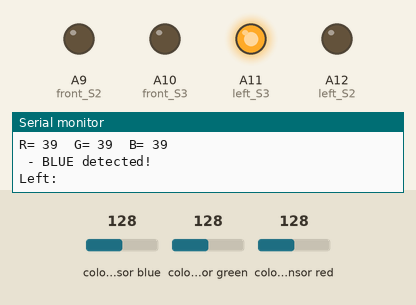
This sketch was run on a simulated Arduino Mega 2560, built with avr-gcc and run on an emulated ATmega2560. On the bench: output pins drawn as LEDs (lit = HIGH), the last lines printed to the serial monitor. Wiring (inferred from the names in the program): TCS3200 colour sensor: output A13; S2 A8; S3 A7. Dashed ring = blinking. Inputs (shaded band) come from the test bench; at power-on: colour sensor red 128, colour sensor blue 128, colour sensor green 128.

Above: at 1.2 s.
1.3 s: colour sensor red set to 5
At 1.9 s:
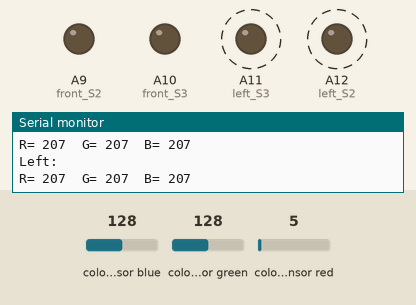
Timing chart, 0 to 10.3 s (numbered marks = the images above; inputs shaded):
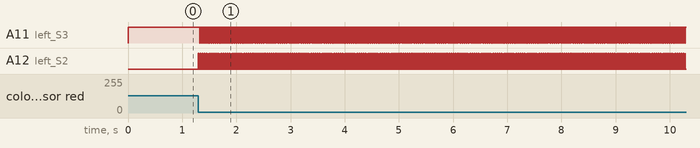

The sketch:

colorMapping.ino
```cpp
/*
Author: Saad Ur Rehman
Email: saad.ur.rehman77@gmail.com
*/

unsigned int front_sensorOut = A14;
unsigned int front_S2 = A9;
unsigned int front_S3 = A10;

unsigned int left_sensorOut = A13;
unsigned int left_S2 = A12;
unsigned int left_S3 = A11;

unsigned int right_sensorOut = A15;
unsigned int right_S2 = A8;
unsigned int right_S3 = A7;

int frequency = 0;
int redColor = 0;
int greenColor = 0;
int blueColor = 0;

void setup() {
  pinMode(front_S2, OUTPUT);
  pinMode(front_S3, OUTPUT);
  pinMode(front_sensorOut, INPUT);

  pinMode(right_S2, OUTPUT);
  pinMode(right_S3, OUTPUT);
  pinMode(right_sensorOut, INPUT);

  pinMode(left_S2, OUTPUT);
  pinMode(left_S3, OUTPUT);
  pinMode(left_sensorOut, INPUT);

  Serial.begin(9600);
}

void loop() {

  //  //Front Color Sensor
  //  Serial.println("\nFront: ");
  //  digitalWrite(front_S2, LOW);
  //  digitalWrite(front_S3, LOW);
  //  // Reading the output frequency
  //  frequency = pulseIn(front_sensorOut, LOW);
  //  frequency = map(frequency, 25, 72, 255, 0);
  //  Serial.print("R= ");//printing name
  //  Serial.print(frequency);//printing RED color frequency
  //  Serial.print("  ");
  //
  //  digitalWrite(front_S2, HIGH);
  //  digitalWrite(front_S3, HIGH);
  //  // Reading the output frequency
  //  frequency = pulseIn(front_sensorOut, LOW);
  //  frequency = map(frequency, 25, 72, 255, 0);
  //  // Printing the value on the serial monitor
  //  Serial.print("G= ");//printing name
  //  Serial.print(frequency);//printing RED color frequency
  //  Serial.print("  ");
  //
  //  digitalWrite(front_S2, LOW);
  //  digitalWrite(front_S3, HIGH);
  //  // Reading the output frequency
  //  frequency = pulseIn(front_sensorOut, LOW);
  //  frequency = map(frequency, 25, 72, 255, 0);
  //  // Printing the value on the serial monitor
  //  Serial.print("B= ");//printing name
  //  Serial.print(frequency);//printing RED color frequency
  //  Serial.println("  ");
  //
  //
  //Left Color Sensor
    Serial.println("Left: ");
    digitalWrite(left_S2, LOW);
    digitalWrite(left_S3, LOW);
    // Reading the output frequency
    frequency = pulseIn(left_sensorOut, LOW);
    redColor = map(frequency, 29, 36, 255, 0);
    // Printing the value on the serial monitor
    Serial.print("R= ");//printing name
    Serial.print(frequency);//printing RED color frequency
    Serial.print("  ");

    digitalWrite(left_S2, HIGH);
    digitalWrite(left_S3, HIGH);
    // Reading the output frequency
    frequency = pulseIn(left_sensorOut, LOW);
    greenColor = map(frequency, 100, 199, 255, 0);
    // Printing the value on the serial monitor
    Serial.print("G= ");//printing name
    Serial.print(frequency);//printing Green
    Serial.print("  ");

    digitalWrite(left_S2, LOW);
    digitalWrite(left_S3, HIGH);
    // Reading the output frequency
    frequency = pulseIn(left_sensorOut, LOW);
    blueColor = map(frequency, 173, 180, 255, 0);
    // Printing the value on the serial monitor
    Serial.print("B= ");//printing name
    Serial.print(frequency);//printing Blue
    Serial.println("  ");

  //Right Color Sensor
//  Serial.println("Right: ");
//  digitalWrite(right_S2, LOW);
//  digitalWrite(right_S3, LOW);
//  // Reading the output frequency
//  frequency = pulseIn(right_sensorOut, LOW);
//  redColor = map(frequency, 6, 28, 255, 0);
//  // Printing the value on the serial monitor
//  Serial.print("R= ");//printing name
//  Serial.print(frequency);//printing RED color frequency
//  Serial.print("  ");
//
//  digitalWrite(right_S2, HIGH);
//  digitalWrite(right_S3, HIGH);
//  // Reading the output frequency
//  frequency = pulseIn(right_sensorOut, LOW);
//  greenColor = map(frequency, 100, 199, 255, 0);
//  // Printing the value on the serial monitor
//  Serial.print("G= ");//printing name
//  Serial.print(frequency);//printing Green
//  Serial.print("  ");
//
//  digitalWrite(right_S2, LOW);
//  digitalWrite(right_S3, HIGH);
//  // Reading the output frequency
//  frequency = pulseIn(right_sensorOut, LOW);
//  blueColor = map(frequency, 1, 6, 255, 0);
//  // Printing the value on the serial monitor
//  Serial.print("B= ");//printing name
//  Serial.print(frequency);//printing Blue
//  Serial.println("  ");


  if (redColor > greenColor && redColor > blueColor) {
    Serial.println(" - RED detected!");
  }
//  if (greenColor > redColor && greenColor > blueColor) {
//    Serial.println(" - GREEN detected!");
//  }
 else if (blueColor > redColor && blueColor > greenColor) {
    Serial.println(" - BLUE detected!");
  }
}
```

Measured:
- after the input at 1.3 s, A11 (left_S3): alternates HIGH for 0.03 s and LOW for 0.01 s, starting at once
- by itself, A12 (left_S2): alternates HIGH for 0.01 s and LOW for 0.03 s
